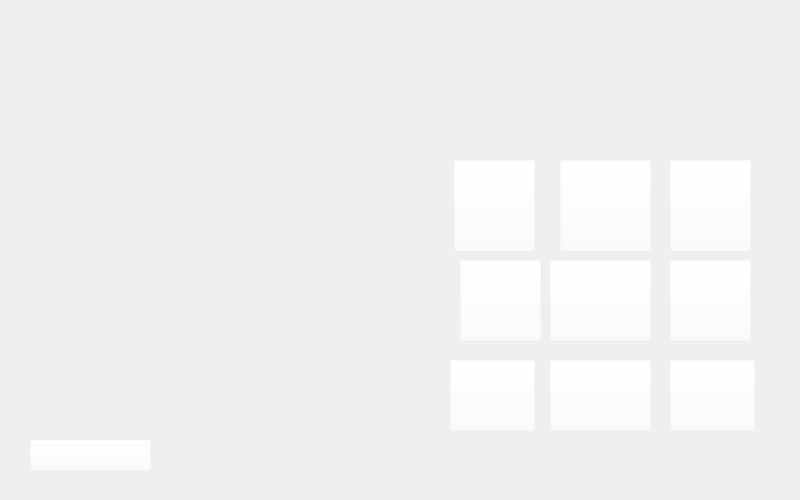
<?xml version="1.0" encoding="UTF-8"?>
<ui version="4.0">
 <class>Form</class>
 <widget class="QWidget" name="Form">
  <property name="geometry">
   <rect>
    <x>0</x>
    <y>0</y>
    <width>800</width>
    <height>500</height>
   </rect>
  </property>
  <property name="windowTitle">
   <string>Form</string>
  </property>
  <widget class="QLabel" name="imagem_velha">
   <property name="geometry">
    <rect>
     <x>0</x>
     <y>0</y>
     <width>800</width>
     <height>500</height>
    </rect>
   </property>
   <property name="text">
    <string/>
   </property>
   <property name="pixmap">
    <pixmap>../imagens/velha.png</pixmap>
   </property>
   <property name="scaledContents">
    <bool>true</bool>
   </property>
  </widget>
  <widget class="QPushButton" name="botao_1">
   <property name="geometry">
    <rect>
     <x>454</x>
     <y>160</y>
     <width>81</width>
     <height>91</height>
    </rect>
   </property>
   <property name="styleSheet">
    <string notr="true">background: rgba(255, 255, 255, 0)</string>
   </property>
   <property name="text">
    <string/>
   </property>
  </widget>
  <widget class="QPushButton" name="botao_2">
   <property name="geometry">
    <rect>
     <x>560</x>
     <y>160</y>
     <width>91</width>
     <height>91</height>
    </rect>
   </property>
   <property name="styleSheet">
    <string notr="true">background: rgba(255, 255, 255, 0)</string>
   </property>
   <property name="text">
    <string/>
   </property>
  </widget>
  <widget class="QPushButton" name="botao_3">
   <property name="geometry">
    <rect>
     <x>670</x>
     <y>160</y>
     <width>81</width>
     <height>91</height>
    </rect>
   </property>
   <property name="styleSheet">
    <string notr="true">background: rgba(255, 255, 255, 0)</string>
   </property>
   <property name="text">
    <string/>
   </property>
  </widget>
  <widget class="QPushButton" name="botao_4">
   <property name="geometry">
    <rect>
     <x>460</x>
     <y>260</y>
     <width>81</width>
     <height>81</height>
    </rect>
   </property>
   <property name="styleSheet">
    <string notr="true">background: rgba(255, 255, 255, 0)</string>
   </property>
   <property name="text">
    <string/>
   </property>
  </widget>
  <widget class="QPushButton" name="botao_5">
   <property name="geometry">
    <rect>
     <x>550</x>
     <y>260</y>
     <width>101</width>
     <height>81</height>
    </rect>
   </property>
   <property name="styleSheet">
    <string notr="true">background: rgba(255, 255, 255, 0)</string>
   </property>
   <property name="text">
    <string/>
   </property>
  </widget>
  <widget class="QPushButton" name="botao_6">
   <property name="geometry">
    <rect>
     <x>670</x>
     <y>260</y>
     <width>81</width>
     <height>81</height>
    </rect>
   </property>
   <property name="styleSheet">
    <string notr="true">background: rgba(255, 255, 255, 0)</string>
   </property>
   <property name="text">
    <string/>
   </property>
  </widget>
  <widget class="QPushButton" name="botao_7">
   <property name="geometry">
    <rect>
     <x>450</x>
     <y>360</y>
     <width>85</width>
     <height>71</height>
    </rect>
   </property>
   <property name="styleSheet">
    <string notr="true">background: rgba(255, 255, 255, 0)</string>
   </property>
   <property name="text">
    <string/>
   </property>
  </widget>
  <widget class="QPushButton" name="botao_8">
   <property name="geometry">
    <rect>
     <x>550</x>
     <y>360</y>
     <width>101</width>
     <height>71</height>
    </rect>
   </property>
   <property name="styleSheet">
    <string notr="true">background: rgba(255, 255, 255, 0)</string>
   </property>
   <property name="text">
    <string/>
   </property>
  </widget>
  <widget class="QPushButton" name="botao_9">
   <property name="geometry">
    <rect>
     <x>670</x>
     <y>360</y>
     <width>85</width>
     <height>71</height>
    </rect>
   </property>
   <property name="styleSheet">
    <string notr="true">background: rgba(255, 255, 255, 0)</string>
   </property>
   <property name="text">
    <string/>
   </property>
  </widget>
  <widget class="QPushButton" name="botao_reset">
   <property name="geometry">
    <rect>
     <x>30</x>
     <y>440</y>
     <width>121</width>
     <height>31</height>
    </rect>
   </property>
   <property name="styleSheet">
    <string notr="true">background: rgba(255, 255, 255, 0)</string>
   </property>
   <property name="text">
    <string/>
   </property>
  </widget>
  <widget class="QLabel" name="placar_vencedorX_2">
   <property name="geometry">
    <rect>
     <x>120</x>
     <y>240</y>
     <width>71</width>
     <height>61</height>
    </rect>
   </property>
   <property name="text">
    <string/>
   </property>
  </widget>
  <widget class="QLabel" name="placar_vencedorO">
   <property name="geometry">
    <rect>
     <x>120</x>
     <y>160</y>
     <width>71</width>
     <height>61</height>
    </rect>
   </property>
   <property name="text">
    <string/>
   </property>
  </widget>
 </widget>
 <resources/>
 <connections/>
</ui>
